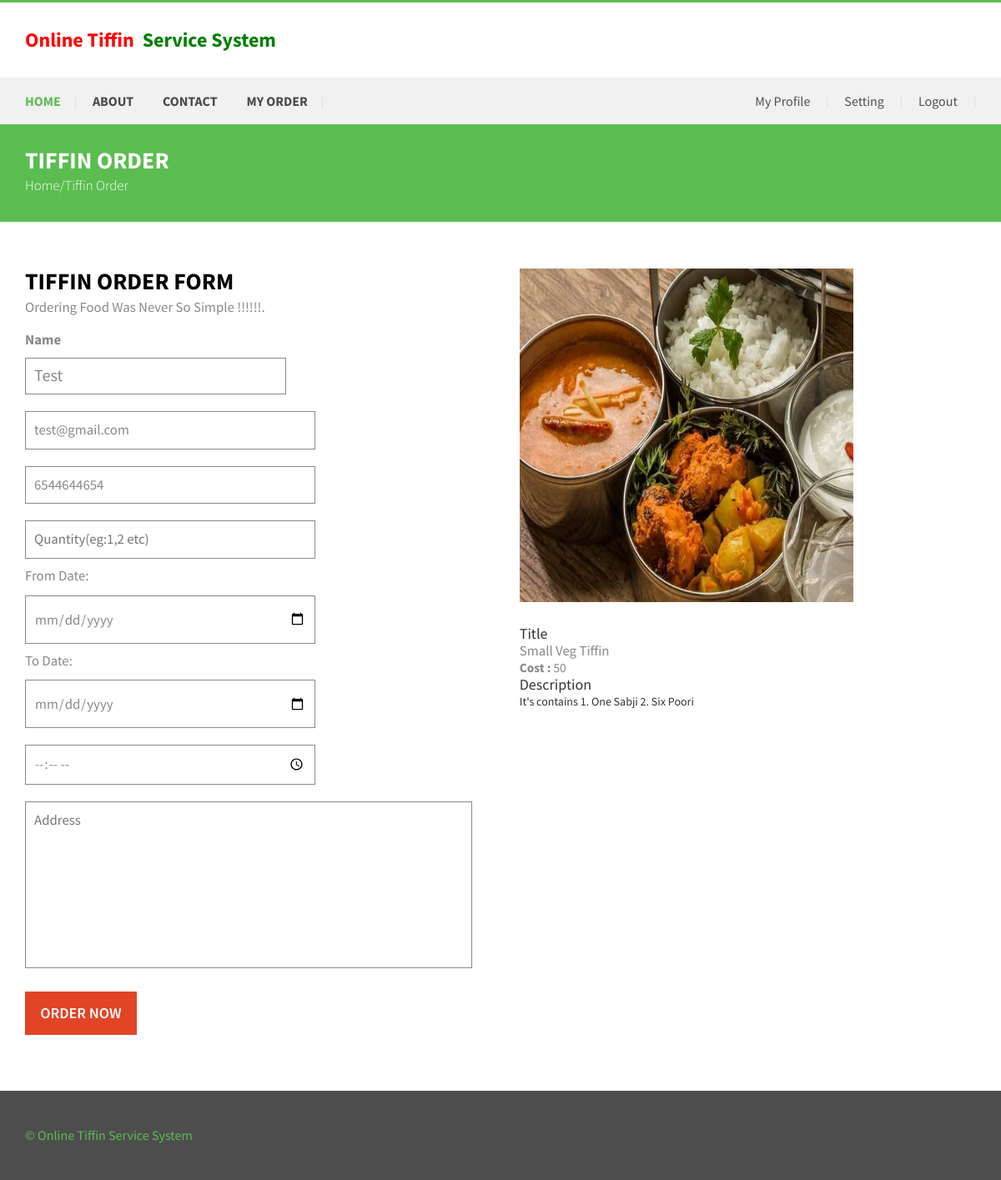
Screenshot of /otss/order.php?oid=1 (signed in) with the database file from the repository.
### tables this page shows
CREATE TABLE `tbluser` (
  `ID` int(10) NOT NULL,
  `FullName` varchar(200) DEFAULT NULL,
  `MobileNumber` bigint(10) DEFAULT NULL,
  `Email` varchar(200) DEFAULT NULL,
  `Password` varchar(200) DEFAULT NULL,
  `RegDate` timestamp NULL DEFAULT current_timestamp()
);

CREATE TABLE `tbltiffin` (
  `ID` int(10) NOT NULL,
  `Type` varchar(120) DEFAULT NULL,
  `Title` varchar(200) NOT NULL,
  `Description` mediumtext DEFAULT NULL,
  `Cost` int(10) DEFAULT NULL,
  `Image` varchar(120) DEFAULT NULL,
  `PostDate` timestamp NULL DEFAULT current_timestamp()
);

### otss/order.php (the view, shortened to what this page needs)
<?php
include('includes/dbconnection.php');
if (strlen($_SESSION['otssuid']==0)) {
  header('location:logout.php');
  } else{
?>
<!DOCTYPE html>
<html>
<head>
<link href="css/bootstrap.css" rel='stylesheet' type='text/css' />
<link href="css/style.css" rel="stylesheet" type="text/css" media="all" />
<link href="css/animate.css" rel='stylesheet' type='text/css' />
</head>
<body>
	<div class="header">
		<?php include_once('includes/header.php');?>
	<div class="contact-section-page">
		<div class="contact-head">
		    <div class="container">
				<h3>Tiffin Order</h3>
				<p>Home/Tiffin Order</p>
			</div>
		</div>
		<div class="contact_top">
			 		<div class="container">
			 			<div class="col-md-8 contact_left wow fadeInRight" data-wow-delay="0.4s">
			 				<h4>Tiffin Order Form</h4>
			 				<p>Ordering Food Was Never So Simple !!!!!!.</p>
							  <form method="post">
								 <div class="form_details">
<?php
$uid=$_SESSION['otssuid'];
$sql ="SELECT Email,FullName,MobileNumber FROM tbluser WHERE ID=:uid";
$query= $dbh -> prepare($sql);
$query-> bindParam(':uid', $uid, PDO::PARAM_STR);
$query-> execute();
$results = $query -> fetchAll(PDO::FETCH_OBJ);
foreach ($results as $result) {
?>
<p><strong>Name</strong><br />
<input type="text" class="text" placeholder="Name" readonly="true" name="fullname" value="<?php echo htmlentities($result->FullName)?>"></p>
<input type="text" class="text" placeholder="Email Address"  readonly="true" name="email" value="<?php echo htmlentities($result->Email)?>">
<input type="text" class="text" placeholder="Mobile Number" maxlength="10" pattern="[0-9]+" readonly="true" name="mobnum" value="<?php echo htmlentities($result->MobileNumber)?>">
								<?php } ?>
									 <input type="text" class="text" placeholder="Quantity(eg:1,2 etc)"  required="true" name="quantity">
									  <div class="clearfix"> </div>
									<p>From Date: </p>
									 <input type="date" required="true" name="fromdate"  style="margin-top: -1%">
									 <div class="clearfix" style="padding-top: 20px"> </div>
									 <p>To Date: </p>
									 <input type="date" required="true" name="todate" style="margin-top: -1%">
									 <div class="clearfix" style="padding-top: 20px"> </div>
									 <input type="time" required="true" name="time" placeholder="Tiffin Required Time">
									 <div class="clearfix" style="padding-top: 20px"> </div>
									 <textarea name="address" rows="2" placeholder="Address" required="true"></textarea>
<div class="clearfix" style="padding-top: 20px"> </div>
									 <div class="sub-button wow swing animated" data-wow-delay= "0.4s">
									 	<input name="submit" type="submit" value="Order Now" >
									 </div>
						          </div>
						       </form>
					        </div>
					        <div class="col-md-6 company-right wow fadeInLeft" data-wow-delay="0.4s">
					        	<?php
					        	$oid=$_GET['oid'];
                   $sql="SELECT * from tbltiffin where ID=$oid";
$query = $dbh -> prepare($sql);
$query->execute();
$results=$query->fetchAll(PDO::FETCH_OBJ);
$cnt=1;
if($query->rowCount() > 0)
{
foreach($results as $row)
{               ?>
					        	<div>
			<img src="admin/images/<?php echo $row->Image;?>" width="400" height="400" />
		</div>
	  <div class="company-right">
					        	<div class="company_ad">
							     		<h4>Title</h4>
							     		<span><?php  echo htmlentities($row->Title);?></span>
											 <p><strong>Cost :</strong>  <?php  echo htmlentities($row->Cost);?></p>
							   		</div>
									</div>
									<div class="follow-us">
										<h4>Description</h4>
										<?php  echo htmlentities($row->Description);?>
									</div>
							 </div>
							 <?php $cnt=$cnt+1;}} ?>
						</div>
					</div>
	</div>
	<?php include_once('includes/footer.php');?>
</body>
</html><?php }  ?>

### otss/css/style.css (style rules this page uses)
body { padding:0; margin:0; font-family: 'Source Sans Pro', sans-serif; }
input[type="button"],input[type="submit"] { transition:0.5s all; -webkit-transition:0.5s all; -moz-transition:0.5s all; -o-transition:0.5s all; -ms-transition:0.5s all; }
h1,h2,h3,h4,h5,h6 { margin:0; }
p { margin:0; }
.header { border-top: 3px solid #5BBD50; }
.contact-head { padding: 3.2em 0; background: #5BBD50; }
.contact-head h3 { text-align: left; color: #fff; font-size: 2em; text-transform: uppercase; font-weight: 700; }
.contact_top { padding:4em 0 3em 0; }
.contact-head p { text-align: left; color: #fff; font-size: 1.2em; font-weight: 300; margin: 0.2em auto; }
.contact_left p { color:#999; font-size:0.85em; line-height:1.5em; margin-bottom: 1em; }
.form_details input[type="text"], .form_details input[type="email"],.form_details input[type="time"],.form_details input[type="date"],.form_details textarea { padding: 10px; width: 65%; font-size: 1.2em; margin: 10px 0px; border: 1px solid #8A8888; color: #8A8888; background: none; -webkit-appearance: none; float: left; outline: none; font-weight: 500; }
.form_details textarea { height:200px; resize:none; width:100%; }
.form_details input[type="submit"] { margin-top:1em; color: #fff; font-size: 1.3em; padding: 0.7em 1em; -webkit-appearance:none; text-transform: uppercase; display: inline-block; -webkit-transition: all 0.3s ease-out; -moz-transition: all 0.3s ease-out; -ms-transition: all 0.3s ease-out; -o-transition: all 0.3s ease-out; transition: all 0.3s ease-out; font-weight:600; border:none; text-transform:uppercase; outline: none; cursor: pointer; background:#E24426; }
.sub-button { margin-bottom: 25px; }
.company_ad { margin-top: 2em; }
.contact_left h4 { font-size: 2em; text-transform: uppercase; color: #000000; font-weight: 700; margin-bottom: 5px; }
.contact_left p { text-align: left; color: #8A8888; font-size: 1.2em; font-weight: 500; width: 90%; line-height: 1.3em; }
.company_ad span { font-size: 1.2em; line-height: 1.2em; color:#8A8888; font-weight: 400; }
.company_ad p { font-size: 1.1em; line-height: 1.3em; color: #8A8888; }
.contact_left { padding: 0; width: 47%; margin-right: 5%; }
.company-right { padding: 0; width: 48%; }
@media screen and (max-width:1280px) { .contact-head { padding: 2em 0; } }

### rows the page displays
tbluser: fullname "Test", email "test@gmail.com", mobnum "6544644654"
tbltiffin: Image (picture), Title "Small Veg Tiffin", Cost "50", Description "It's contains 1. One Sabji 2. Six Poori"
